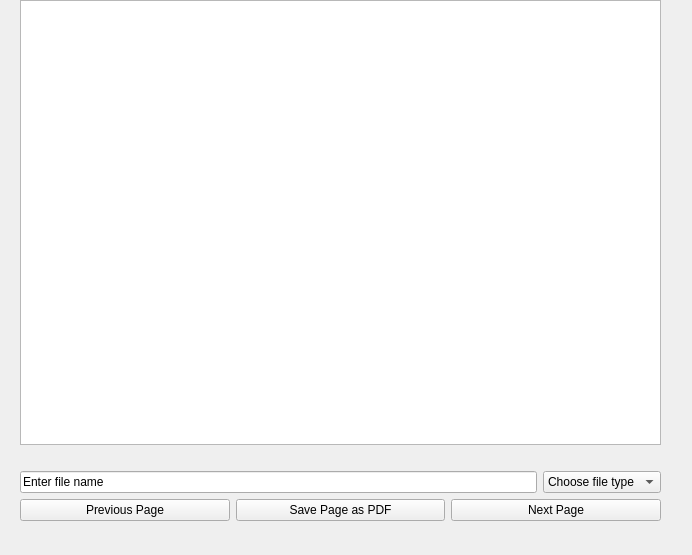
<?xml version="1.0" encoding="UTF-8"?>
<ui version="4.0">
 <class>Form</class>
 <widget class="QWidget" name="Form">
  <property name="geometry">
   <rect>
    <x>0</x>
    <y>0</y>
    <width>692</width>
    <height>555</height>
   </rect>
  </property>
  <property name="windowTitle">
   <string>Form</string>
  </property>
  <widget class="QWidget" name="verticalLayoutWidget">
   <property name="geometry">
    <rect>
     <x>20</x>
     <y>0</y>
     <width>641</width>
     <height>521</height>
    </rect>
   </property>
   <layout class="QVBoxLayout" name="verticalLayout">
    <item>
     <widget class="QGraphicsView" name="graphicsView"/>
    </item>
    <item>
     <widget class="QLabel" name="currentPageLabel">
      <property name="text">
       <string/>
      </property>
     </widget>
    </item>
    <item>
     <layout class="QHBoxLayout" name="horizontalLayout_2">
      <item>
       <widget class="QLineEdit" name="fileNameLineEdit">
        <property name="text">
         <string>Enter file name</string>
        </property>
       </widget>
      </item>
      <item>
       <widget class="QComboBox" name="docTypeDropdownBox">
        <property name="minimumSize">
         <size>
          <width>100</width>
          <height>0</height>
         </size>
        </property>
        <item>
         <property name="text">
          <string>Choose file type</string>
         </property>
        </item>
        <item>
         <property name="text">
          <string>AUTH</string>
         </property>
        </item>
        <item>
         <property name="text">
          <string>REF</string>
         </property>
        </item>
       </widget>
      </item>
     </layout>
    </item>
    <item>
     <layout class="QHBoxLayout" name="horizontalLayout">
      <item>
       <widget class="QPushButton" name="prevPageButton">
        <property name="text">
         <string>Previous Page</string>
        </property>
       </widget>
      </item>
      <item>
       <widget class="QPushButton" name="saveButton">
        <property name="text">
         <string>Save Page as PDF</string>
        </property>
       </widget>
      </item>
      <item>
       <widget class="QPushButton" name="nextPageButton">
        <property name="text">
         <string>Next Page</string>
        </property>
       </widget>
      </item>
     </layout>
    </item>
   </layout>
  </widget>
 </widget>
 <resources/>
 <connections/>
</ui>
